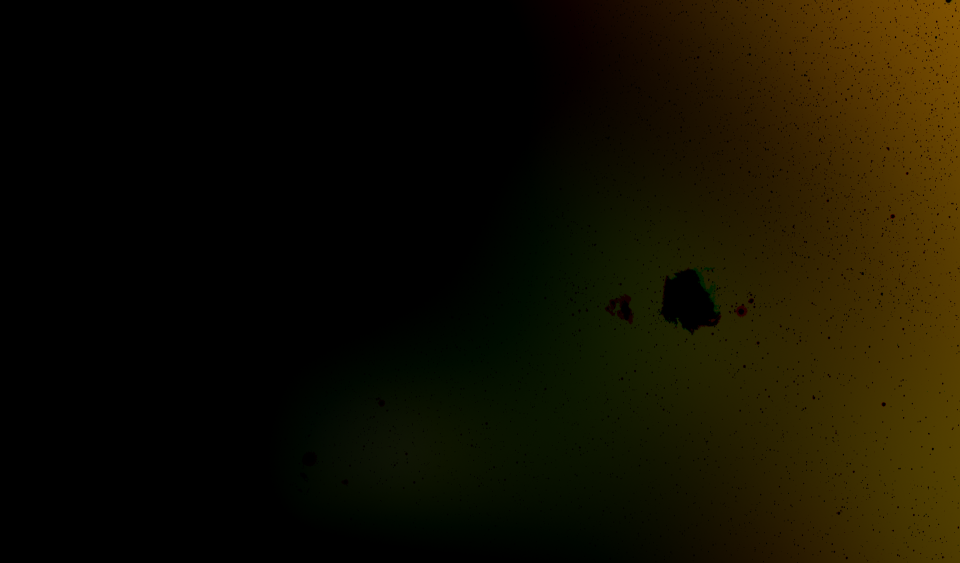
#> input picture IMG/gradient_RBF.png, 1920 x 1125 px, given in place of barnard.png, which was not available (shown at 1/2 size)
$ python operationnel.py
#> lines starting #> are read from the running program, lines starting #| are printed output that depends on the picture; pictures that were not available may be replaced by others from this repository, and a replacement may not be noted
import cv2
import numpy as np
from matplotlib import pyplot as plt

def img_sans_pollution():
    # Chemin d'accès aux images d'entrée
    image_path = "IMG/input/barnard.png"
    gradient_lineaire_path = "IMG/gradient_lineaire.png"
    gradient_RBF_path = "IMG/gradient_lineaire.png"

    # Charge l'image et les gradients à partir des fichiers d'image
    image = cv2.imread(image_path).astype(np.float64)
    gradient_lineaire = cv2.imread(gradient_lineaire_path).astype(np.float64)
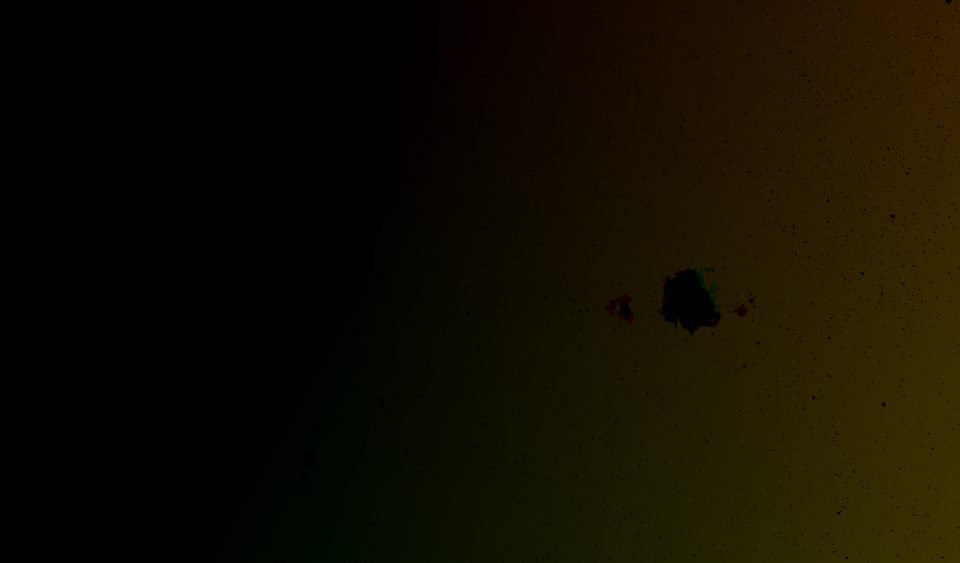
#> input picture IMG/gradient_lineaire.png, 1920 x 1125 px, found by its file name (shown at 1/2 size)
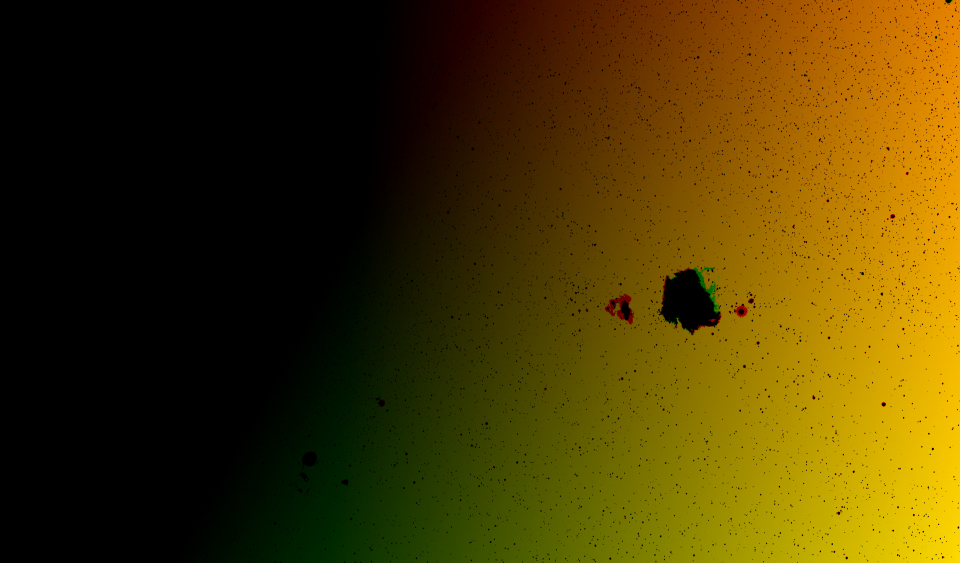
#> gradient_lineaire: shape (1125, 1920, 3) float64 (shown at 1/2 size); mean B, G, R 0, 13.1, 17.2; drawn with min black and max white
    gradient_RBF = cv2.imread(gradient_RBF_path).astype(np.float64)

    # Calcule la différence entre l'image et les gradients
    result = np.abs(image - gradient_lineaire - gradient_RBF).astype(np.uint8)
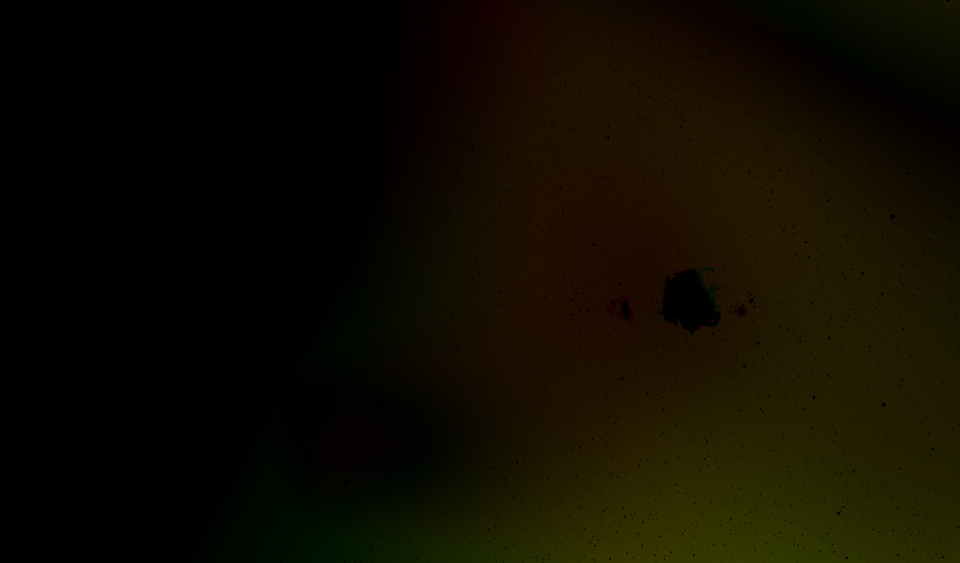
#> result: shape (1125, 1920, 3) (shown at 1/2 size); mean B, G, R 0, 11.5, 15.6

    # Affiche l'image en utilisant Matplotlib
    plt.figure()
    plt.imshow(cv2.cvtColor(result, cv2.COLOR_BGR2RGB))
    plt.title("Image traitée")
    plt.axis('off')
    plt.show()

img_sans_pollution()
